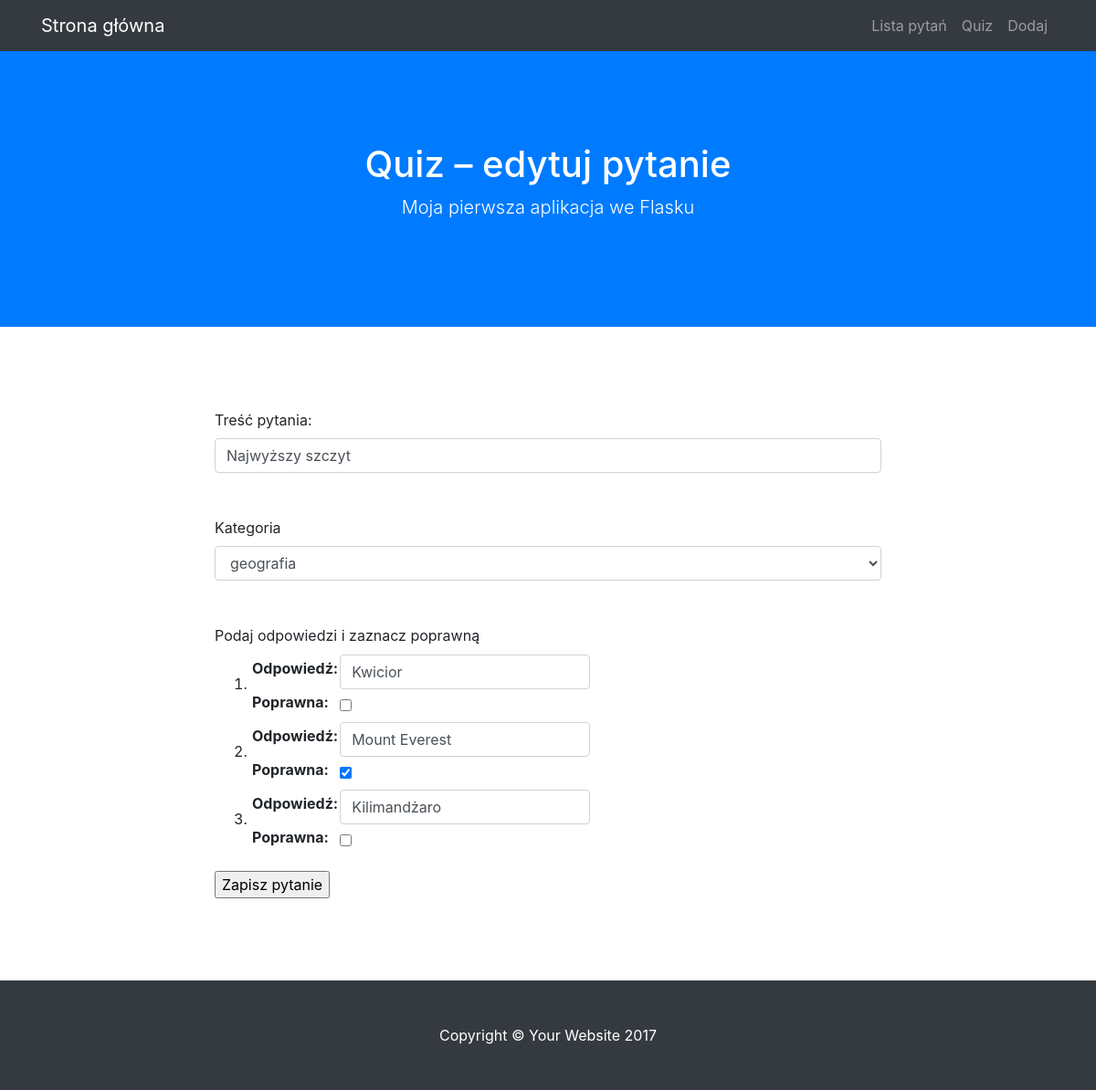
/edytuj/5, run on an earlier commit of the app's database.
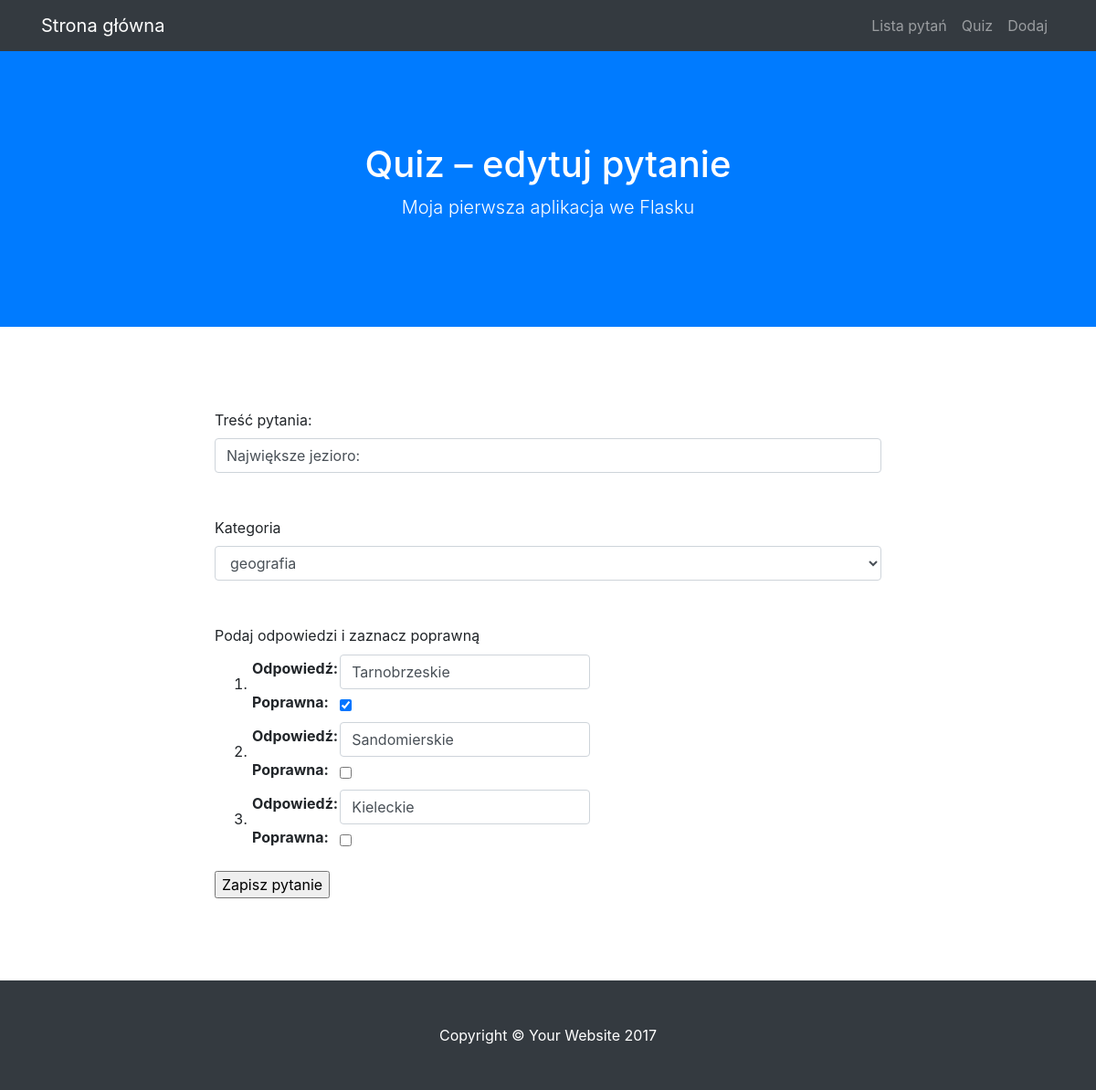
And on a later commit of the database.
### modele.py (models this page shows)
class BazaModel(Model):
    class Meta:
        database = baza

class Pytanie(BazaModel):
    pytanie = CharField(null=False)
    kategoria = ForeignKeyField(Kategoria, related_name='pytania')

### views.py (the view)
@app.route("/edytuj/<int:pid>", methods=['GET', 'POST'])
def edytuj(pid):
    p = get_or_404(pid)
    form = PytanieForm(obj=p)
    form.kategoria.choices = [(k.id, k.kategoria) for k in Kategoria.select()]
    form.kategoria.data = p.kategoria.id
    if form.validate_on_submit():
        print(form.data)
    odpowiedzi = []
    for o in Odpowiedz.select().where(Odpowiedz.pytanie == p.id).dicts():
        odpowiedzi.append(o)
    print(odpowiedzi)
    return render_template("edytuj.html", form=form)

### forms.py
class PytanieForm(FlaskForm):
    pytanie = StringField('Treść pytania:',
                             validators=[Required(message=blad1)],
                             render_kw={'class':'form-control'})
    kategoria = SelectField('Kategoria', coerce=int)
    odpowiedzi = FieldList(FormField(OdpForm), min_entries=3)

class OdpForm(FlaskForm):
    id = HiddenField("Odpowiedz id")
    pytanie = HiddenField("Pytanie id")
    odpowiedz = StringField('Odpowiedź:',
                             validators=[Required(message=blad1)],
                             render_kw={'class':'form-control'})
    odpok = BooleanField('Poprawna:')

### quiz.py (called while the page is built)
@app.before_request
def before_request():
    g.db = baza
    g.db.connect()

@app.after_request
def after_request(response):
    g.db.close()
    return response

### views.py (called while the page is built)
def get_or_404(pid):
    try:
        p = Pytanie.get_by_id(pid)
        return p
    except Pytanie.DoesNotExist:
        abort(404)

### templates/edytuj.html (shortened to what this page needs)
{% extends "szablon.html" %}
{% block h1 %}Quiz – edytuj pytanie{% endblock %}
{% block tresc %}
    {% include "pytanie_form.html" %}
{% endblock %}

### templates/pytanie_form.html (shortened to what this page needs)
<form method="POST">
    {{ form.pytanie.label }}<br>
    {{ form.pytanie }}<br>
    <br>
    {{ form.kategoria.label }}<br>
    {{ form.kategoria(class="form-control") }}<br>
    <br>
    <label>Podaj odpowiedzi i zaznacz poprawną</label><br>
    <ol>
    {% for o in form.odpowiedzi %}
        <li>{{ o }}</li>
    {% endfor %}
    </ol>
    <input type="submit" value="Zapisz pytanie">
</form>

What changed in the data, as far as the page shows it:
changed Pytanie "geografia": pytanie "Najwyższy szczyt" → "Największe jezioro:"
Also different on the page:
form field o: "Kwicior" → "Tarnobrzeskie"
form field o: "☐" → "☑"
form field o: "Mount Everest" → "Sandomierskie"
form field o: "☑" → "☐"
form field o: "Kilimandżaro" → "Kieleckie"
